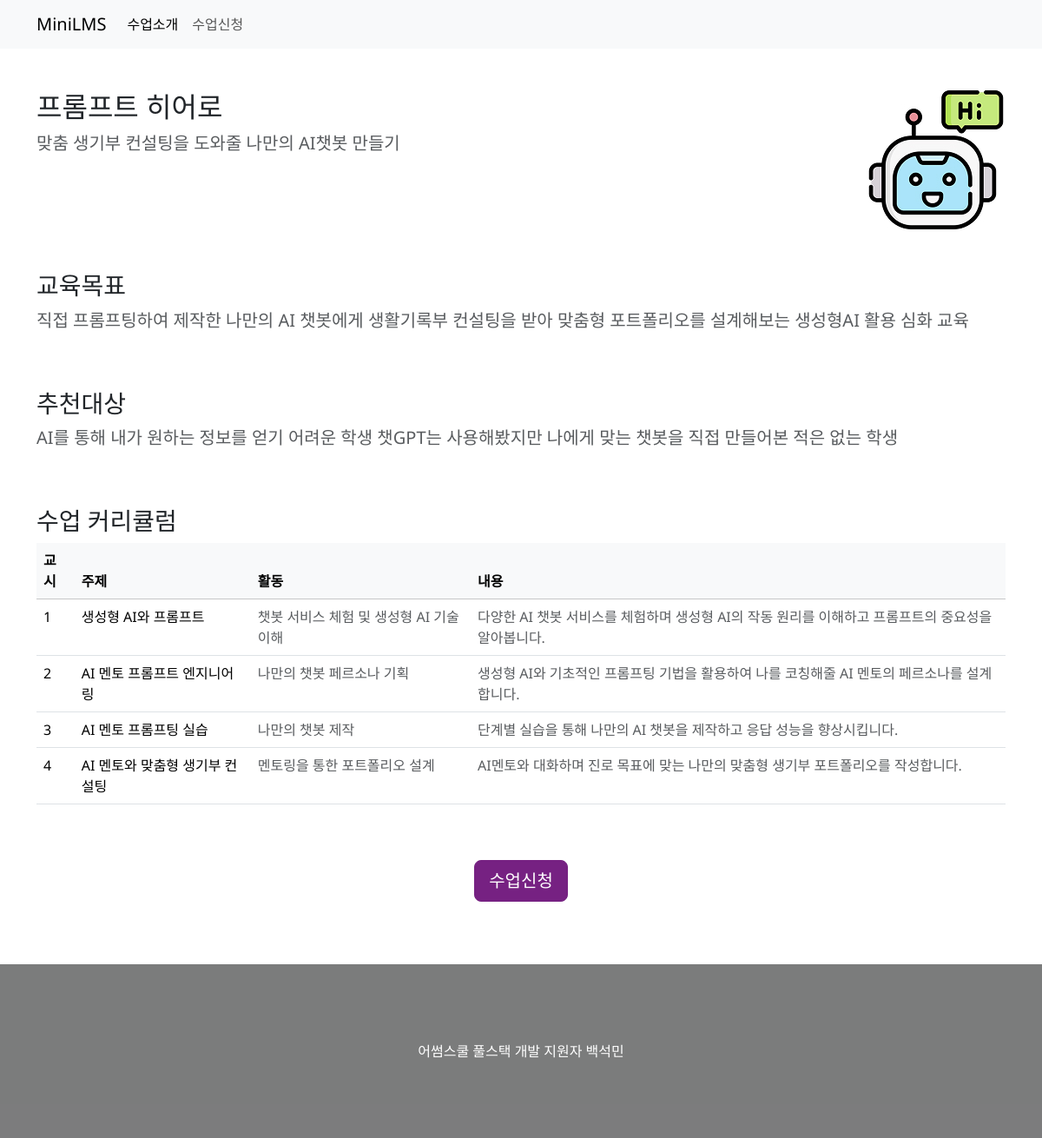
Screenshot of /subjects/1/ with the database file from the repository.
### subjects/models.py (models this page shows)
class Subject(models.Model):
  title = models.CharField(max_length=100)
  content = models.TextField()
  image = models.URLField(max_length=500)
  objective = models.TextField()
  audience = models.TextField()
  class Meta:
    db_table = 'tb_subjects'

class Curriculum(models.Model):
  subject = models.ForeignKey(Subject, on_delete=models.CASCADE, related_name='curriculums')
  period = models.IntegerField()
  topic = models.CharField(max_length=100)
  task = models.CharField(max_length=100)
  content = models.TextField()
  class Meta:
    db_table = 'tb_curriculums'

### subjects/views.py (the view)
# urls.py: path('<int:id>/', views.detail, name='detail'),
def detail(request, id):
  subject = Subject.objects.get(id=id)
  curriculums = Curriculum.objects.filter(subject_id=id)
  return render(request, 'subjects/detail.html', {'subject': subject, 'curriculums': curriculums})

### templates/subjects/detail.html
{% extends 'base.html' %} {% block content %}
<div class="d-flex flex-column gap-5">
  <div class="d-flex justify-content-between align-items-start">
    <div>
      <h2>{{ subject.title }}</h2>
      <p class="fs-5 text-muted">{{ subject.content }}</p>
    </div>
    <img
      class="img-fluid"
      src="/uploads/subjects/subject_{{ subject.id }}_img.jpg"
      alt="{{ subject.title }}"
    />
  </div>
  <div>
    <h3>교육목표</h3>
    <p class="fs-5 text-muted">{{ subject.objective }}</p>
  </div>
  <div>
    <h3>추천대상</h3>
    <p class="fs-5 text-muted">{{ subject.audience }}</p>
  </div>
  <div>
    <h3>수업 커리큘럼</h3>
    <table class="table">
      <thead class="table-light">
        <tr>
          <th scope="col">교시</th>
          <th scope="col">주제</th>
          <th scope="col">활동</th>
          <th scople="col">내용</th>
        </tr>
      </thead>
      <tbody>
        {% for item in curriculums %}
        <tr>
          <td>{{ item.period }}</td>
          <td>{{ item.topic }}</td>
          <td class="text-muted">{{ item.task }}</td>
          <td class="text-muted">{{ item.content }}</td>
        </tr>
        {% endfor %}
      </tbody>
    </table>
  </div>
  <div class="d-flex justify-content-center">
    <a href="../apply/{{ subject.id }}/" class="btn btn-primary btn-lg"
      >수업신청</a
    >
  </div>
</div>
{% endblock %}

### templates/base.html (style rules this page uses)
* { margin: 0; padding: 0; box-sizing: border-box; color: #212529; }
body { font-family: "Noto Sans", sans-serif; }
.btn-primary { background-color: #762182 !important; border-color: #762182 !important; }

### rows the page displays
Subject: title "프롬프트 히어로", content "맞춤 생기부 컨설팅을 도와줄 나만의 AI챗봇 만들기", objective "직접 프롬프팅하여 제작한 나만의 AI 챗봇에게 생활기록부 컨설팅을 받아 맞춤형 포트폴리오를 설계해보는 생성형AI 활용 심화 교육", audience "AI를 통해 내가 원하는 정보를 얻기 어려운 학생 챗GPT는 사용해봤지만 나에게 맞는 챗봇을 직접 만들어본 적은 없는 학생"
Curriculum: period "1", topic "생성형 AI와 프롬프트", task "챗봇 서비스 체험 및 생성형 AI 기술 이해", content "다양한 AI 챗봇 서비스를 체험하며 생성형 AI의 작동 원리를 이해하고 프롬프트의 중요성을 알아봅니다."
Curriculum: period "2", topic "AI 멘토 프롬프트 엔지니어링", task "나만의 챗봇 페르소나 기획", content "생성형 AI와 기초적인 프롬프팅 기법을 활용하여 나를 코칭해줄 AI 멘토의 페르소나를 설계합니다."
Curriculum: period "3", topic "AI 멘토 프롬프팅 실습", task "나만의 챗봇 제작", content "단계별 실습을 통해 나만의 AI 챗봇을 제작하고 응답 성능을 향상시킵니다."
Curriculum: period "4", topic "AI 멘토와 맞춤형 생기부 컨설팅", task "멘토링을 통한 포트폴리오 설계", content "AI멘토와 대화하며 진로 목표에 맞는 나만의 맞춤형 생기부 포트폴리오를 작성합니다."
